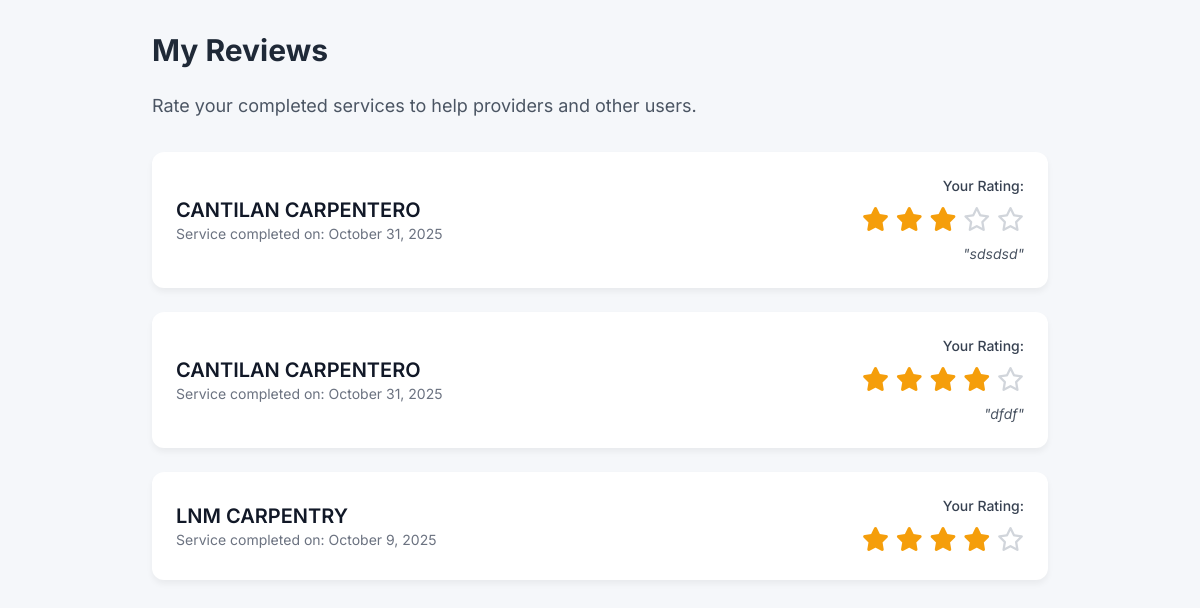
The app's page /content/my_reviews.php (signed in) with its own data.
### tables this page shows
CREATE TABLE `provider_ratings` (
  `id` int(11) NOT NULL,
  `booking_id` int(11) NOT NULL,
  `provider_id` int(11) NOT NULL,
  `customer_id` int(11) NOT NULL,
  `rating` int(1) NOT NULL COMMENT 'Rating from 1 to 5',
  `comment` text DEFAULT NULL,
  `created_at` timestamp NOT NULL DEFAULT current_timestamp()
);

CREATE TABLE `service_providers` (
  `id` int(11) NOT NULL,
  `user_id` int(11) NOT NULL,
  `company_name` varchar(255) NOT NULL,
  `company_address` text NOT NULL,
  `company_email` varchar(255) NOT NULL,
  `contact_number` varchar(50) NOT NULL,
  `service_name` varchar(255) NOT NULL,
  `description` text DEFAULT NULL,
  `registration_date` timestamp NOT NULL DEFAULT current_timestamp(),
  `service_id` int(11) DEFAULT NULL,
  `service_description` text DEFAULT NULL,
  `price` decimal(10,2) NOT NULL,
  `legal_documents` text DEFAULT NULL,
  `available_date` date NOT NULL DEFAULT '2025-01-01',
  `available_time` time NOT NULL DEFAULT '00:00:00',
  `is_approved` int(11) NOT NULL,
  `available_date_from` date DEFAULT NULL,
  `available_date_to` date DEFAULT NULL,
  `available_time_from` time DEFAULT NULL,
  `available_time_to` time DEFAULT NULL,
  `is_available` tinyint(1) NOT NULL DEFAULT 1
);

CREATE TABLE `bookings` (
  `id` int(11) NOT NULL,
  `provider_id` int(11) NOT NULL,
  `service_id` int(11) NOT NULL,
  `customer_id` int(11) NOT NULL,
  `role` int(11) NOT NULL,
  `customer_name` varchar(255) NOT NULL,
  `customer_email` varchar(255) NOT NULL,
  `customer_phone` varchar(50) NOT NULL,
  `booking_date_from` date NOT NULL,
  `booking_date_to` date NOT NULL,
  `booking_time_from` time NOT NULL,
  `booking_time_to` time NOT NULL,
  `total_price` decimal(10,2) NOT NULL DEFAULT 0.00,
  `payment_id` varchar(255) DEFAULT NULL,
  `payment_link` text DEFAULT NULL,
  `booking_time` time NOT NULL,
  `booking_status` varchar(50) NOT NULL DEFAULT 'pending',
  `is_approve` tinyint(1) NOT NULL DEFAULT 0,
  `special_request` text DEFAULT NULL,
  `price` decimal(10,2) NOT NULL,
  `payment_status` varchar(20) NOT NULL DEFAULT 'unpaid',
  `paymongo_checkout_id` varchar(100) DEFAULT NULL,
  `paymongo_payment_intent_id` varchar(100) DEFAULT NULL,
  `created_at` timestamp NOT NULL DEFAULT current_timestamp()
);

### content/my_reviews.php (the view, shortened to what this page needs)
<?php
include '../db.php';
$customer_id = $_SESSION['user_id'];
$today = date("Y-m-d");
$sql = "SELECT
            b.id AS booking_id,
            b.booking_date_to,
            sp.company_name,
            sp.id AS provider_id,
            pr.id AS rating_id,
            pr.rating,
            pr.comment
        FROM
            bookings b
        JOIN
            service_providers sp ON b.provider_id = sp.id
        LEFT JOIN
            provider_ratings pr ON b.id = pr.booking_id
        WHERE
            b.customer_id = ?
            AND b.booking_status = 'approved'
            AND b.booking_date_to < ?
        ORDER BY
            b.booking_date_to DESC";
$stmt = $conn->prepare($sql);
$stmt->bind_param("is", $customer_id, $today);
$stmt->execute();
$result = $stmt->get_result();
$bookings = $result->fetch_all(MYSQLI_ASSOC);
?>
<!DOCTYPE html>
<html lang="en">
<head>
    <script src="https://cdn.tailwindcss.com"></script>
    <link rel="stylesheet" href="https://cdnjs.cloudflare.com/ajax/libs/font-awesome/6.4.0/css/all.min.css">
</head>
<body class="p-4 md:p-8">
    <div class="max-w-4xl mx-auto">
        <h1 class="text-3xl font-bold text-gray-800 mb-6">My Reviews</h1>
        <p class="text-lg text-gray-600 mb-8">Rate your completed services to help providers and other users.</p>
        <div class="space-y-6">
            <?php if (empty($bookings)): ?>
                <div class="card p-6 text-center">
                    <p class="text-gray-500">You have no completed bookings to review yet.</p>
                </div>
            <?php else: ?>
                <?php foreach ($bookings as $booking): ?>
                    <div class="card p-6">
                        <div class="flex flex-col md:flex-row justify-between md:items-center">
                            <div>
                                <h2 class="text-xl font-semibold text-gray-900"><?php echo htmlspecialchars($booking['company_name']); ?></h2>
                                <p class="text-sm text-gray-500">Service completed on: <?php echo date("F j, Y", strtotime($booking['booking_date_to'])); ?></p>
                            </div>
                            <div class="mt-4 md:mt-0 md:ml-6">
                                <?php if ($booking['rating_id']): ?>
                                    <div class="text-right">
                                        <h3 class="text-sm font-medium text-gray-700 mb-2">Your Rating:</h3>
                                        <div class="static-stars text-2xl">
                                            <?php for ($i = 1; $i <= 5; $i++): ?>
                                                <i class="<?php echo $i <= $booking['rating'] ? 'fas' : 'far'; ?> fa-star"></i>
                                            <?php endfor; ?>
                                        </div>
                                        <?php if (!empty($booking['comment'])): ?>
                                            <p class="text-sm text-gray-600 mt-2 italic">"<?php echo htmlspecialchars($booking['comment']); ?>"</p>
                                        <?php endif; ?>
                                    </div>
                                <?php endif; ?>
                            </div>
                        </div>
                    </div>
                <?php endforeach; ?>
            <?php endif; ?>
        </div>
    </div>
</body>
</html>

### content/my_reviews.php (style rules this page uses)
body { font-family: 'Inter', sans-serif; background-color: #f5f7fa; }
.card { background: white; border-radius: 12px; box-shadow: 0 4px 6px rgba(0, 0, 0, 0.05); transition: all 0.3s ease; }
.static-stars { color: #f59e0b; }
.static-stars .far { color: #d1d5db; }

### records on screen
provider_ratings: provider.company_name "CANTILAN CARPENTERO", booking.booking_date_to "October 31, 2025", rating 3 (drawn), comment "sdsdsd"
provider_ratings: provider.company_name "CANTILAN CARPENTERO", booking.booking_date_to "October 31, 2025", rating 4 (drawn), comment "dfdf"
provider_ratings: provider.company_name "LNM CARPENTRY", booking.booking_date_to "October 9, 2025", shows "Your Rating:", rating 4 (drawn)
